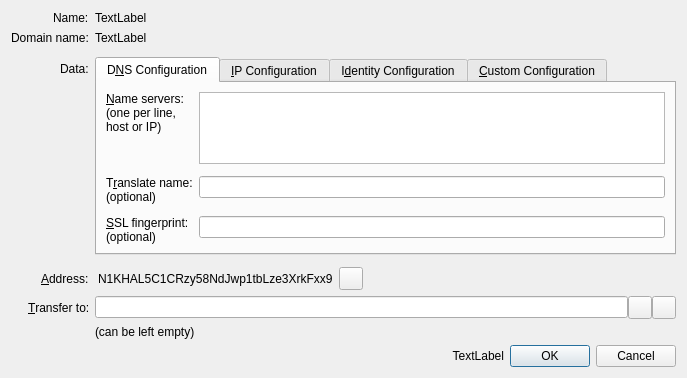
<?xml version="1.0" encoding="UTF-8"?>
<ui version="4.0">
 <class>ConfigureNameDialog</class>
 <widget class="QDialog" name="ConfigureNameDialog">
  <property name="geometry">
   <rect>
    <x>0</x>
    <y>0</y>
    <width>687</width>
    <height>369</height>
   </rect>
  </property>
  <property name="sizePolicy">
   <sizepolicy hsizetype="Preferred" vsizetype="Preferred">
    <horstretch>0</horstretch>
    <verstretch>0</verstretch>
   </sizepolicy>
  </property>
  <property name="windowTitle">
   <string>Configure Name</string>
  </property>
  <layout class="QVBoxLayout" name="verticalLayout">
   <item>
    <layout class="QFormLayout" name="formLayout">
     <property name="fieldGrowthPolicy">
      <enum>QFormLayout::AllNonFixedFieldsGrow</enum>
     </property>
     <property name="labelAlignment">
      <set>Qt::AlignRight|Qt::AlignTrailing|Qt::AlignVCenter</set>
     </property>
     <item row="1" column="0">
      <widget class="QLabel" name="label_2">
       <property name="text">
        <string>Name:</string>
       </property>
      </widget>
     </item>
     <item row="1" column="1">
      <widget class="QLabel" name="labelName">
       <property name="text">
        <string notr="true">TextLabel</string>
       </property>
      </widget>
     </item>
     <item row="2" column="0">
      <widget class="QLabel" name="label_3">
       <property name="text">
        <string>Domain name:</string>
       </property>
      </widget>
     </item>
     <item row="2" column="1">
      <widget class="QLabel" name="labelDomain">
       <property name="text">
        <string notr="true">TextLabel</string>
       </property>
      </widget>
     </item>
     <item row="3" column="1">
      <spacer name="verticalSpacer_2">
       <property name="orientation">
        <enum>Qt::Vertical</enum>
       </property>
       <property name="sizeHint" stdset="0">
        <size>
         <width>20</width>
         <height>16</height>
        </size>
       </property>
      </spacer>
     </item>
     <item row="4" column="0">
      <widget class="QLabel" name="label">
       <property name="text">
        <string>Data:</string>
       </property>
       <property name="alignment">
        <set>Qt::AlignLeading|Qt::AlignLeft|Qt::AlignVCenter</set>
       </property>
       <property name="buddy">
        <cstring>dataEdit</cstring>
       </property>
      </widget>
     </item>
     <item row="4" column="1">
      <widget class="QTabWidget" name="tabWidget">
       <property name="currentIndex">
        <number>0</number>
       </property>
       <widget class="QWidget" name="tab_dns">
        <attribute name="title">
         <string>D&amp;NS Configuration</string>
        </attribute>
        <layout class="QFormLayout" name="formLayout_2">
         <property name="fieldGrowthPolicy">
          <enum>QFormLayout::AllNonFixedFieldsGrow</enum>
         </property>
         <item row="0" column="0">
          <widget class="QLabel" name="label_6">
           <property name="text">
            <string>&amp;Name servers:
(one per line,
host or IP)</string>
           </property>
           <property name="alignment">
            <set>Qt::AlignLeading|Qt::AlignLeft|Qt::AlignTop</set>
           </property>
           <property name="buddy">
            <cstring>nsEdit</cstring>
           </property>
          </widget>
         </item>
         <item row="0" column="1">
          <widget class="QPlainTextEdit" name="nsEdit">
           <property name="toolTip">
            <string>Enter name servers as host names (preferable), or IP addresses. E.g.
ns0.web-sweet-web.net
ns1.web-sweet-web.net
ns0.xname.org
1.2.3.4
1.2.3.5</string>
           </property>
           <property name="tabChangesFocus">
            <bool>true</bool>
           </property>
          </widget>
         </item>
         <item row="2" column="0">
          <widget class="QLabel" name="label_5">
           <property name="text">
            <string>T&amp;ranslate name:
(optional)</string>
           </property>
           <property name="alignment">
            <set>Qt::AlignLeading|Qt::AlignLeft|Qt::AlignTop</set>
           </property>
           <property name="buddy">
            <cstring>nsTranslateEdit</cstring>
           </property>
          </widget>
         </item>
         <item row="2" column="1">
          <widget class="QLineEdit" name="nsTranslateEdit">
           <property name="toolTip">
            <string>&lt;html&gt;&lt;head/&gt;&lt;body&gt;&lt;p&gt;Enter substitution name that will be used in DNS queries.&lt;/p&gt;&lt;p&gt;For example: bitcoin.org&lt;/p&gt;&lt;/body&gt;&lt;/html&gt;</string>
           </property>
          </widget>
         </item>
         <item row="4" column="0">
          <widget class="QLabel" name="label_9">
           <property name="text">
            <string>&amp;SSL fingerprint:
(optional)</string>
           </property>
           <property name="alignment">
            <set>Qt::AlignLeading|Qt::AlignLeft|Qt::AlignTop</set>
           </property>
           <property name="buddy">
            <cstring>nsFingerprintEdit</cstring>
           </property>
          </widget>
         </item>
         <item row="4" column="1">
          <widget class="QLineEdit" name="nsFingerprintEdit">
           <property name="toolTip">
            <string>Enter SSL certificate fingerprint if you want to use HTTPS</string>
           </property>
          </widget>
         </item>
         <item row="1" column="1">
          <spacer name="verticalSpacer_5">
           <property name="orientation">
            <enum>Qt::Vertical</enum>
           </property>
           <property name="sizeType">
            <enum>QSizePolicy::Maximum</enum>
           </property>
           <property name="sizeHint" stdset="0">
            <size>
             <width>20</width>
             <height>20</height>
            </size>
           </property>
          </spacer>
         </item>
         <item row="3" column="1">
          <spacer name="verticalSpacer_6">
           <property name="orientation">
            <enum>Qt::Vertical</enum>
           </property>
           <property name="sizeType">
            <enum>QSizePolicy::Maximum</enum>
           </property>
           <property name="sizeHint" stdset="0">
            <size>
             <width>20</width>
             <height>20</height>
            </size>
           </property>
          </spacer>
         </item>
        </layout>
       </widget>
       <widget class="QWidget" name="tab_ip">
        <attribute name="title">
         <string>&amp;IP Configuration</string>
        </attribute>
        <layout class="QFormLayout" name="formLayout_3">
         <item row="0" column="0">
          <widget class="QLabel" name="label_7">
           <property name="text">
            <string>I&amp;P Address:</string>
           </property>
           <property name="alignment">
            <set>Qt::AlignLeading|Qt::AlignLeft|Qt::AlignTop</set>
           </property>
           <property name="buddy">
            <cstring>nsTranslateEdit</cstring>
           </property>
          </widget>
         </item>
         <item row="0" column="1">
          <widget class="QLineEdit" name="ipEdit">
           <property name="toolTip">
            <string>IP address, e.g. 1.2.3.4</string>
           </property>
          </widget>
         </item>
         <item row="1" column="1">
          <widget class="QLabel" name="label_8">
           <property name="text">
            <string>Subdomains will be mapped to the same IP</string>
           </property>
          </widget>
         </item>
         <item row="3" column="1">
          <widget class="QLineEdit" name="ipFingerprintEdit">
           <property name="toolTip">
            <string>Enter SSL certificate fingerprint if you want to use HTTPS</string>
           </property>
          </widget>
         </item>
         <item row="3" column="0">
          <widget class="QLabel" name="label_10">
           <property name="text">
            <string>&amp;SSL fingerprint:
(optional)</string>
           </property>
           <property name="alignment">
            <set>Qt::AlignLeading|Qt::AlignLeft|Qt::AlignTop</set>
           </property>
           <property name="buddy">
            <cstring>ipFingerprintEdit</cstring>
           </property>
          </widget>
         </item>
         <item row="2" column="1">
          <spacer name="verticalSpacer_4">
           <property name="orientation">
            <enum>Qt::Vertical</enum>
           </property>
           <property name="sizeType">
            <enum>QSizePolicy::Maximum</enum>
           </property>
           <property name="sizeHint" stdset="0">
            <size>
             <width>20</width>
             <height>12</height>
            </size>
           </property>
          </spacer>
         </item>
        </layout>
       </widget>
       <widget class="QWidget" name="tab_id">
        <attribute name="title">
         <string>I&amp;dentity Configuration</string>
        </attribute>
        <layout class="QFormLayout" name="formLayout_4">
         <item row="0" column="0">
          <widget class="QLabel" name="label_11">
           <property name="text">
            <string>&amp;Real name:</string>
           </property>
           <property name="buddy">
            <cstring>nsTranslateEdit</cstring>
           </property>
          </widget>
         </item>
         <item row="0" column="1">
          <widget class="QLineEdit" name="idNameEdit">
           <property name="toolTip">
            <string>Real name or pseudonym</string>
           </property>
          </widget>
         </item>
         <item row="1" column="0">
          <widget class="QLabel" name="label_12">
           <property name="text">
            <string>&amp;Email address:</string>
           </property>
           <property name="buddy">
            <cstring>nsTranslateEdit</cstring>
           </property>
          </widget>
         </item>
         <item row="1" column="1">
          <widget class="QLineEdit" name="idEmailEdit">
           <property name="toolTip">
            <string>Email address</string>
           </property>
          </widget>
         </item>
         <item row="2" column="0">
          <widget class="QLabel" name="label_13">
           <property name="text">
            <string>Bit&amp;message:</string>
           </property>
           <property name="buddy">
            <cstring>nsTranslateEdit</cstring>
           </property>
          </widget>
         </item>
         <item row="2" column="1">
          <widget class="QLineEdit" name="idBitmessageEdit">
           <property name="toolTip">
            <string>Bitmessage address</string>
           </property>
          </widget>
         </item>
        </layout>
       </widget>
       <widget class="QWidget" name="tab_json">
        <attribute name="title">
         <string>&amp;Custom Configuration</string>
        </attribute>
        <layout class="QVBoxLayout" name="verticalLayout_4">
         <item>
          <widget class="QLabel" name="label_4">
           <property name="text">
            <string>&lt;!DOCTYPE HTML PUBLIC &quot;-//W3C//DTD HTML 4.0//EN&quot; &quot;http://www.w3.org/TR/REC-html40/strict.dtd&quot;&gt;
&lt;html&gt;&lt;head&gt;&lt;meta name=&quot;qrichtext&quot; content=&quot;1&quot; /&gt;&lt;style type=&quot;text/css&quot;&gt;
p, li { white-space: pre-wrap; }
&lt;/style&gt;&lt;/head&gt;&lt;body style=&quot; font-family:'MS Shell Dlg 2'; font-size:8pt; font-weight:400; font-style:normal;&quot;&gt;
&lt;p style=&quot; margin-top:0px; margin-bottom:0px; margin-left:0px; margin-right:0px; -qt-block-indent:0; text-indent:0px;&quot;&gt;Enter JSON string, e.g. {&amp;quot;ns&amp;quot;: [&amp;quot;1.2.3.4&amp;quot;, &amp;quot;1.2.3.5&amp;quot;]}&lt;/p&gt;
&lt;p style=&quot; margin-top:0px; margin-bottom:0px; margin-left:0px; margin-right:0px; -qt-block-indent:0; text-indent:0px;&quot;&gt;See &lt;a href=&quot;http://dot-bit.org/HowToRegisterAndConfigureBitDomains&quot;&gt;&lt;span style=&quot; text-decoration: underline; color:#0000ff;&quot;&gt;How to Register and Configure Bit Domains&lt;/span&gt;&lt;/a&gt;&lt;/p&gt;&lt;/body&gt;&lt;/html&gt;</string>
           </property>
           <property name="openExternalLinks">
            <bool>true</bool>
           </property>
          </widget>
         </item>
         <item>
          <widget class="QLineEdit" name="dataEdit">
           <property name="toolTip">
            <string>Enter JSON string that will be associated with the name</string>
           </property>
          </widget>
         </item>
         <item>
          <widget class="QLabel" name="labelJsonValid">
           <property name="text">
            <string notr="true">TextLabel</string>
           </property>
          </widget>
         </item>
         <item>
          <spacer name="verticalSpacer_3">
           <property name="orientation">
            <enum>Qt::Vertical</enum>
           </property>
           <property name="sizeHint" stdset="0">
            <size>
             <width>20</width>
             <height>40</height>
            </size>
           </property>
          </spacer>
         </item>
        </layout>
       </widget>
      </widget>
     </item>
     <item row="5" column="1">
      <spacer name="verticalSpacer">
       <property name="orientation">
        <enum>Qt::Vertical</enum>
       </property>
       <property name="sizeHint" stdset="0">
        <size>
         <width>20</width>
         <height>16</height>
        </size>
       </property>
      </spacer>
     </item>
     <item row="6" column="0">
      <widget class="QLabel" name="labelCurrentAddress">
       <property name="text">
        <string>&amp;Address:</string>
       </property>
       <property name="buddy">
        <cstring>copyButton</cstring>
       </property>
      </widget>
     </item>
     <item row="7" column="0">
      <widget class="QLabel" name="labelTransferTo">
       <property name="text">
        <string>&amp;Transfer to:</string>
       </property>
       <property name="buddy">
        <cstring>transferTo</cstring>
       </property>
      </widget>
     </item>
     <item row="7" column="1">
      <layout class="QHBoxLayout" name="transferToLayout">
       <property name="spacing">
        <number>0</number>
       </property>
       <property name="sizeConstraint">
        <enum>QLayout::SetDefaultConstraint</enum>
       </property>
       <item>
        <widget class="QValidatedLineEdit" name="transferTo">
         <property name="toolTip">
          <string>The Loopcoin address to transfer
the domain to, e.g.
N1KHAL5C1CRzy58NdJwp1tbLze3XrkFxx9

Leave empty, if not needed.</string>
         </property>
         <property name="text">
          <string notr="true"/>
         </property>
         <property name="maxLength">
          <number>34</number>
         </property>
        </widget>
       </item>
       <item>
        <widget class="QToolButton" name="addressBookButton">
         <property name="toolTip">
          <string>Choose address from address book</string>
         </property>
         <property name="text">
          <string/>
         </property>
         <property name="icon">
          <iconset resource="../bitcoin.qrc">
           <normaloff>:/icons/address-book</normaloff>:/icons/address-book</iconset>
         </property>
         <property name="shortcut">
          <string>Alt+A</string>
         </property>
        </widget>
       </item>
       <item>
        <widget class="QToolButton" name="pasteButton">
         <property name="toolTip">
          <string>Paste address from clipboard</string>
         </property>
         <property name="text">
          <string/>
         </property>
         <property name="icon">
          <iconset resource="../bitcoin.qrc">
           <normaloff>:/icons/editpaste</normaloff>:/icons/editpaste</iconset>
         </property>
         <property name="shortcut">
          <string>Alt+P</string>
         </property>
        </widget>
       </item>
      </layout>
     </item>
     <item row="8" column="1">
      <widget class="QLabel" name="labelTransferToHint">
       <property name="text">
        <string>(can be left empty)</string>
       </property>
      </widget>
     </item>
     <item row="6" column="1">
      <layout class="QHBoxLayout" name="horizontalLayout_2">
       <item>
        <widget class="QLabel" name="labelAddress">
         <property name="sizePolicy">
          <sizepolicy hsizetype="Preferred" vsizetype="Preferred">
           <horstretch>0</horstretch>
           <verstretch>0</verstretch>
          </sizepolicy>
         </property>
         <property name="maximumSize">
          <size>
           <width>16777215</width>
           <height>16777215</height>
          </size>
         </property>
         <property name="toolTip">
          <string>Loopcoin address to which the name is assigned</string>
         </property>
         <property name="text">
          <string notr="true">N1KHAL5C1CRzy58NdJwp1tbLze3XrkFxx9</string>
         </property>
         <property name="indent">
          <number>3</number>
         </property>
         <property name="buddy">
          <cstring>transferTo</cstring>
         </property>
        </widget>
       </item>
       <item>
        <widget class="QToolButton" name="copyButton">
         <property name="toolTip">
          <string>Copy address to clipboard</string>
         </property>
         <property name="text">
          <string/>
         </property>
         <property name="icon">
          <iconset resource="../bitcoin.qrc">
           <normaloff>:/icons/editcopy</normaloff>:/icons/editcopy</iconset>
         </property>
         <property name="shortcut">
          <string>Alt+P</string>
         </property>
        </widget>
       </item>
       <item>
        <spacer name="horizontalSpacer">
         <property name="orientation">
          <enum>Qt::Horizontal</enum>
         </property>
         <property name="sizeHint" stdset="0">
          <size>
           <width>40</width>
           <height>20</height>
          </size>
         </property>
        </spacer>
       </item>
      </layout>
     </item>
    </layout>
   </item>
   <item>
    <layout class="QHBoxLayout" name="horizontalLayout">
     <item>
      <widget class="QLabel" name="labelSubmitHint">
       <property name="text">
        <string notr="true">TextLabel</string>
       </property>
       <property name="alignment">
        <set>Qt::AlignRight|Qt::AlignTrailing|Qt::AlignVCenter</set>
       </property>
      </widget>
     </item>
     <item>
      <widget class="QDialogButtonBox" name="buttonBox">
       <property name="sizePolicy">
        <sizepolicy hsizetype="Maximum" vsizetype="Fixed">
         <horstretch>0</horstretch>
         <verstretch>0</verstretch>
        </sizepolicy>
       </property>
       <property name="orientation">
        <enum>Qt::Horizontal</enum>
       </property>
       <property name="standardButtons">
        <set>QDialogButtonBox::Cancel|QDialogButtonBox::Ok</set>
       </property>
      </widget>
     </item>
    </layout>
   </item>
  </layout>
 </widget>
 <customwidgets>
  <customwidget>
   <class>QValidatedLineEdit</class>
   <extends>QLineEdit</extends>
   <header>../../src/qt/qvalidatedlineedit.h</header>
  </customwidget>
 </customwidgets>
 <tabstops>
  <tabstop>tabWidget</tabstop>
  <tabstop>nsEdit</tabstop>
  <tabstop>dataEdit</tabstop>
  <tabstop>transferTo</tabstop>
  <tabstop>addressBookButton</tabstop>
  <tabstop>pasteButton</tabstop>
  <tabstop>buttonBox</tabstop>
 </tabstops>
 <resources>
  <include location="../bitcoin.qrc"/>
 </resources>
 <connections>
  <connection>
   <sender>buttonBox</sender>
   <signal>accepted()</signal>
   <receiver>ConfigureNameDialog</receiver>
   <slot>accept()</slot>
   <hints>
    <hint type="sourcelabel">
     <x>618</x>
     <y>382</y>
    </hint>
    <hint type="destinationlabel">
     <x>157</x>
     <y>274</y>
    </hint>
   </hints>
  </connection>
  <connection>
   <sender>buttonBox</sender>
   <signal>rejected()</signal>
   <receiver>ConfigureNameDialog</receiver>
   <slot>reject()</slot>
   <hints>
    <hint type="sourcelabel">
     <x>618</x>
     <y>382</y>
    </hint>
    <hint type="destinationlabel">
     <x>286</x>
     <y>274</y>
    </hint>
   </hints>
  </connection>
 </connections>
</ui>
